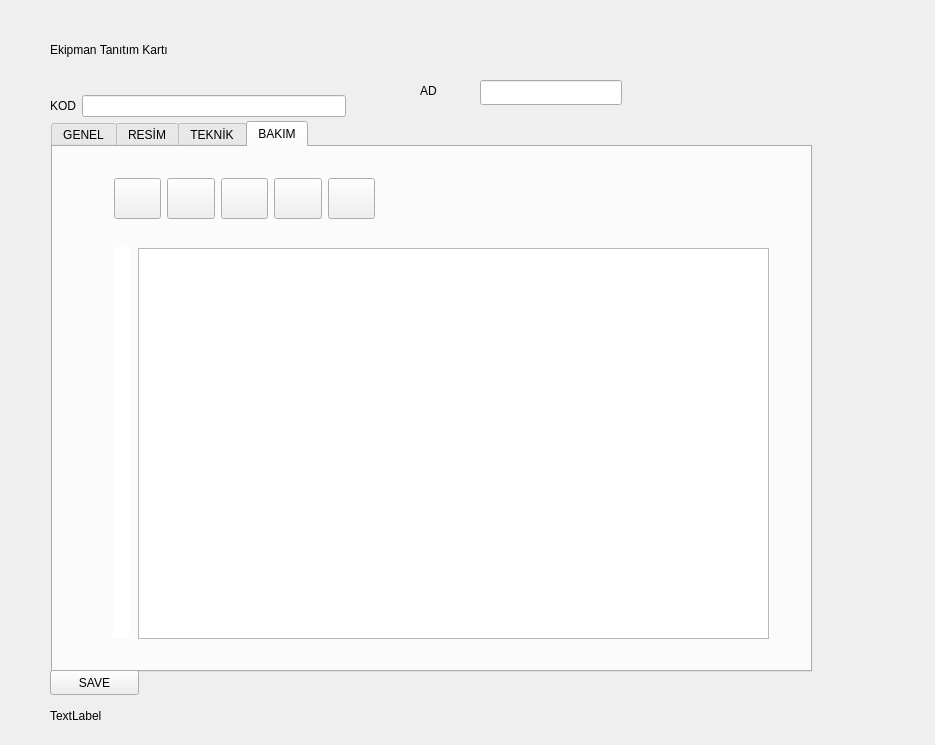
<?xml version="1.0" encoding="UTF-8"?>
<ui version="4.0">
 <class>Widget</class>
 <widget class="QWidget" name="Widget">
  <property name="geometry">
   <rect>
    <x>0</x>
    <y>0</y>
    <width>935</width>
    <height>745</height>
   </rect>
  </property>
  <property name="windowTitle">
   <string>Widget</string>
  </property>
  <widget class="QTabWidget" name="tabWidget">
   <property name="geometry">
    <rect>
     <x>51</x>
     <y>121</y>
     <width>761</width>
     <height>551</height>
    </rect>
   </property>
   <property name="currentIndex">
    <number>3</number>
   </property>
   <widget class="QWidget" name="tabGenel">
    <attribute name="title">
     <string>GENEL</string>
    </attribute>
    <widget class="QGroupBox" name="groupBox">
     <property name="geometry">
      <rect>
       <x>40</x>
       <y>50</y>
       <width>241</width>
       <height>171</height>
      </rect>
     </property>
     <property name="title">
      <string/>
     </property>
     <layout class="QVBoxLayout" name="verticalLayout_2">
      <item>
       <layout class="QHBoxLayout" name="horizontalLayout_3">
        <item>
         <widget class="QLabel" name="label_2">
          <property name="text">
           <string>AD</string>
          </property>
         </widget>
        </item>
        <item>
         <widget class="QLineEdit" name="robotNamelineEdit_3"/>
        </item>
       </layout>
      </item>
      <item>
       <layout class="QHBoxLayout" name="horizontalLayout_4">
        <item>
         <widget class="QLabel" name="label_3">
          <property name="text">
           <string>ÖMRÜ</string>
          </property>
         </widget>
        </item>
        <item>
         <widget class="QLineEdit" name="omurGenellineEdit"/>
        </item>
       </layout>
      </item>
     </layout>
    </widget>
   </widget>
   <widget class="QWidget" name="tabResim">
    <attribute name="title">
     <string>RESİM</string>
    </attribute>
    <widget class="QGroupBox" name="groupBox_2">
     <property name="geometry">
      <rect>
       <x>30</x>
       <y>60</y>
       <width>241</width>
       <height>181</height>
      </rect>
     </property>
     <property name="title">
      <string/>
     </property>
     <layout class="QVBoxLayout" name="verticalLayout_3">
      <item>
       <layout class="QHBoxLayout" name="horizontalLayout_5">
        <item>
         <widget class="QLabel" name="label_4">
          <property name="text">
           <string>AD</string>
          </property>
         </widget>
        </item>
        <item>
         <widget class="QLineEdit" name="robotNamelineEdit"/>
        </item>
       </layout>
      </item>
      <item>
       <layout class="QHBoxLayout" name="horizontalLayout_6">
        <item>
         <widget class="QLabel" name="label_5">
          <property name="text">
           <string>AÇIKLAMA</string>
          </property>
         </widget>
        </item>
        <item>
         <widget class="QLineEdit" name="aciklamaResimlineEdit"/>
        </item>
       </layout>
      </item>
      <item>
       <layout class="QHBoxLayout" name="horizontalLayout_7">
        <item>
         <widget class="QLabel" name="label_6">
          <property name="text">
           <string>RESİM</string>
          </property>
         </widget>
        </item>
        <item>
         <widget class="QPushButton" name="addImageButton">
          <property name="text">
           <string>EKLE</string>
          </property>
         </widget>
        </item>
       </layout>
      </item>
     </layout>
    </widget>
   </widget>
   <widget class="QWidget" name="tabTeknik">
    <attribute name="title">
     <string>TEKNİK</string>
    </attribute>
    <widget class="QGroupBox" name="groupBox_3">
     <property name="geometry">
      <rect>
       <x>20</x>
       <y>60</y>
       <width>281</width>
       <height>201</height>
      </rect>
     </property>
     <property name="title">
      <string/>
     </property>
     <layout class="QVBoxLayout" name="verticalLayout_4">
      <item>
       <layout class="QHBoxLayout" name="horizontalLayout_8">
        <item>
         <widget class="QLabel" name="label_7">
          <property name="text">
           <string>AD</string>
          </property>
         </widget>
        </item>
        <item>
         <widget class="QLineEdit" name="robotNamelineEdit_2"/>
        </item>
       </layout>
      </item>
      <item>
       <layout class="QHBoxLayout" name="horizontalLayout_9">
        <item>
         <widget class="QLabel" name="label_8">
          <property name="text">
           <string>AÇIKLAMA</string>
          </property>
         </widget>
        </item>
        <item>
         <widget class="QLineEdit" name="aciklamaTekniklineEdit"/>
        </item>
       </layout>
      </item>
      <item>
       <layout class="QHBoxLayout" name="horizontalLayout_10">
        <item>
         <widget class="QLabel" name="label_9">
          <property name="text">
           <string>DÖKÜMAN</string>
          </property>
         </widget>
        </item>
        <item>
         <widget class="QPushButton" name="addDocumentButton">
          <property name="text">
           <string>EKLE</string>
          </property>
         </widget>
        </item>
       </layout>
      </item>
     </layout>
    </widget>
   </widget>
   <widget class="QWidget" name="tabBakim">
    <attribute name="title">
     <string>BAKIM</string>
    </attribute>
    <widget class="QTableView" name="tableView">
     <property name="geometry">
      <rect>
       <x>60</x>
       <y>100</y>
       <width>16</width>
       <height>391</height>
      </rect>
     </property>
     <property name="styleSheet">
      <string notr="true">QTableView{border: 3px ; /*other code about padding background stc*/ ;}
QTableView::item:focus{selection-background-color: green;}
</string>
     </property>
    </widget>
    <widget class="QWidget" name="layoutWidget">
     <property name="geometry">
      <rect>
       <x>61</x>
       <y>31</y>
       <width>261</width>
       <height>41</height>
      </rect>
     </property>
     <layout class="QHBoxLayout" name="horizontalLayout_11">
      <item>
       <widget class="QPushButton" name="addRowButton">
        <property name="sizePolicy">
         <sizepolicy hsizetype="Expanding" vsizetype="Expanding">
          <horstretch>0</horstretch>
          <verstretch>0</verstretch>
         </sizepolicy>
        </property>
        <property name="text">
         <string/>
        </property>
        <property name="icon">
         <iconset>
          <activeon>:/images/icons8-plus-+-50.png</activeon>
         </iconset>
        </property>
       </widget>
      </item>
      <item>
       <widget class="QPushButton" name="removeRowButton">
        <property name="sizePolicy">
         <sizepolicy hsizetype="Expanding" vsizetype="Expanding">
          <horstretch>0</horstretch>
          <verstretch>0</verstretch>
         </sizepolicy>
        </property>
        <property name="text">
         <string/>
        </property>
        <property name="icon">
         <iconset>
          <activeon>:/images/icons8-remove-64.png</activeon>
         </iconset>
        </property>
       </widget>
      </item>
      <item>
       <widget class="QPushButton" name="undoButton">
        <property name="sizePolicy">
         <sizepolicy hsizetype="Expanding" vsizetype="Expanding">
          <horstretch>0</horstretch>
          <verstretch>0</verstretch>
         </sizepolicy>
        </property>
        <property name="text">
         <string/>
        </property>
        <property name="icon">
         <iconset>
          <normalon>:/images/icons8-undo-50.png</normalon>
          <activeoff>:/images/icons8-undo-50.png</activeoff>
          <activeon>:/images/icons8-undo-50.png</activeon>
         </iconset>
        </property>
       </widget>
      </item>
      <item>
       <widget class="QPushButton" name="scrollToBottomButton">
        <property name="sizePolicy">
         <sizepolicy hsizetype="Expanding" vsizetype="Expanding">
          <horstretch>0</horstretch>
          <verstretch>0</verstretch>
         </sizepolicy>
        </property>
        <property name="text">
         <string/>
        </property>
        <property name="icon">
         <iconset>
          <activeon>:/images/down.png</activeon>
         </iconset>
        </property>
       </widget>
      </item>
      <item>
       <widget class="QPushButton" name="scrollToTopButton">
        <property name="sizePolicy">
         <sizepolicy hsizetype="Expanding" vsizetype="Expanding">
          <horstretch>0</horstretch>
          <verstretch>0</verstretch>
         </sizepolicy>
        </property>
        <property name="text">
         <string/>
        </property>
        <property name="icon">
         <iconset>
          <activeon>:/images/up.png</activeon>
         </iconset>
        </property>
       </widget>
      </item>
     </layout>
    </widget>
    <widget class="QTableWidget" name="tableWidget">
     <property name="geometry">
      <rect>
       <x>85</x>
       <y>101</y>
       <width>631</width>
       <height>391</height>
      </rect>
     </property>
    </widget>
   </widget>
  </widget>
  <widget class="QLabel" name="connectionLabel">
   <property name="geometry">
    <rect>
     <x>50</x>
     <y>700</y>
     <width>281</width>
     <height>31</height>
    </rect>
   </property>
   <property name="text">
    <string>TextLabel</string>
   </property>
  </widget>
  <widget class="QPushButton" name="saveButton">
   <property name="geometry">
    <rect>
     <x>50</x>
     <y>670</y>
     <width>89</width>
     <height>25</height>
    </rect>
   </property>
   <property name="text">
    <string>SAVE</string>
   </property>
  </widget>
  <widget class="QWidget" name="layoutWidget">
   <property name="geometry">
    <rect>
     <x>50</x>
     <y>10</y>
     <width>296</width>
     <height>107</height>
    </rect>
   </property>
   <layout class="QHBoxLayout" name="horizontalLayout_2">
    <item>
     <layout class="QVBoxLayout" name="verticalLayout">
      <item>
       <widget class="QLabel" name="label">
        <property name="text">
         <string>Ekipman Tanıtım Kartı</string>
        </property>
       </widget>
      </item>
      <item>
       <layout class="QHBoxLayout" name="horizontalLayout">
        <item>
         <widget class="QLabel" name="kodLabel">
          <property name="text">
           <string>KOD</string>
          </property>
         </widget>
        </item>
        <item>
         <widget class="QLineEdit" name="kodLineEdit"/>
        </item>
       </layout>
      </item>
     </layout>
    </item>
   </layout>
  </widget>
  <widget class="QLineEdit" name="mainnameLineEdit">
   <property name="geometry">
    <rect>
     <x>480</x>
     <y>80</y>
     <width>142</width>
     <height>25</height>
    </rect>
   </property>
  </widget>
  <widget class="QLabel" name="mainnameLabel">
   <property name="geometry">
    <rect>
     <x>420</x>
     <y>80</y>
     <width>31</width>
     <height>21</height>
    </rect>
   </property>
   <property name="text">
    <string>AD</string>
   </property>
  </widget>
 </widget>
 <resources/>
 <connections/>
</ui>
